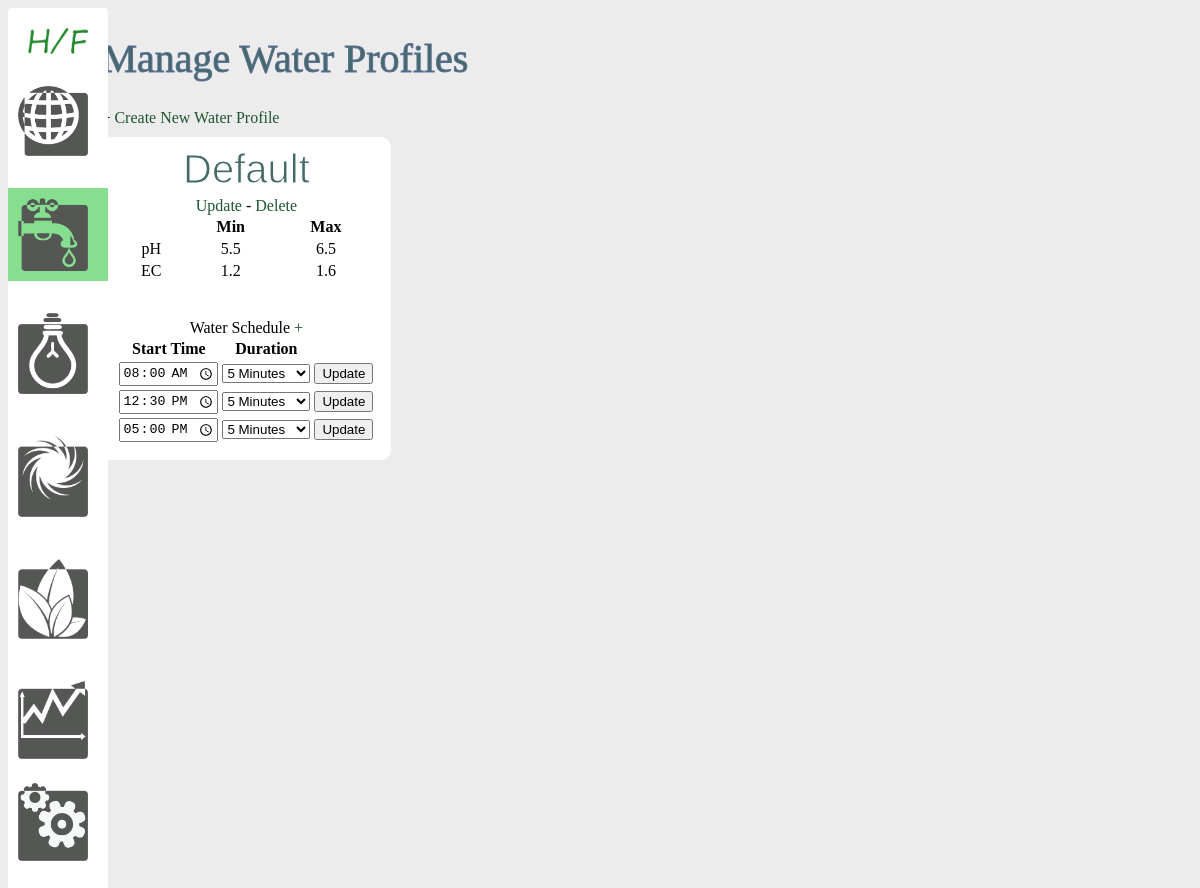
Screenshot of /water with the database file from the repository.
### models.py (models this page shows, shortened)
class Water(db.Model):
    id = db.Column(db.Integer, primary_key=True)
    name = db.Column(db.String(50), nullable=False)
    min_ph = db.Column(db.Float, default=5.5)
    max_ph = db.Column(db.Float, default=6.5)
    min_ec = db.Column(db.Float, default=1.2)
    max_ec = db.Column(db.Float, default=1.6)
    cycles = db.relationship('Cycle', backref='cycle')
    enviros = db.relationship('Enviro', backref='water', lazy=True)

class Cycle(db.Model):
    id = db.Column(db.Integer, primary_key=True)
    water_id = db.Column(db.Integer, db.ForeignKey('water.id'))
    start_time = db.Column(db.String(10))
    duration = db.Column(db.Integer, default=0)
    recurring = db.Column(db.Integer, nullable=True)
    waters = db.relationship('Water', backref='cycle', lazy=True)

### views.py (the view)
@app.route('/water')
def list_water_profile():
    waters = Water.query.all()
    return render_template('water/index_water.html', waters=waters)

### templates/water/index_water.html (shortened to what this page needs)
{% extends 'layout.html' %}
{% block body %}
    <h1>Manage Water Profiles</h1>
    + <a href="/add_water">Create New Water Profile</a>
    <br />
    <div class="container">
        {% for water in waters %}
            <div class="water">
                <h2>{{ water.name }}</h2>
                <a href="/update_water/{{water.id}}">Update</a>
                -
                <a href="/delete_water/{{water.id}}">Delete</a>
                <table width = "100%">
                    <tr>
                        <th></th>
                        <th>Min</th>
                        <th>Max</th>
                    </tr>
                    <tr>
                        <td>pH</td>
                        <td>{{ water.min_ph }}</td>
                        <td>{{ water.max_ph }}</td>
                    </tr>
                    <tr>
                        <td>EC</td>
                        <td>{{ water.min_ec }}</td>
                        <td>{{ water.max_ec }}</td>
                    </tr>
                </table>
                <br /><br />
                Water Schedule <a href="/add_cycle/{{water.id}}">+</a>
                <table class="cycles">
                    <tr>
                        <th>Start Time</th>
                        <th>Duration</th>
                        <th></th>
                    </tr>
                    {% for cycle in water.cycles %}
                        <form action="/update_cycle/{{cycle.id}}" method="POST">
                            <tr>
                                <td>
                                    <input type="time" name="start_time" id="start_time" value="{{cycle.start_time}}">
                                </td>
                                <td>
                                    <select name="duration" id="duration">
                                        {% for i in range(1,61) %}
                                            <option {% if i == cycle.duration %} selected {% endif %} value="{{i}}">
                                                {{i}} Minutes
                                            </option>
                                        {% endfor %}
                                    </select>
                                </td>
                                <td>
                                    <input type="submit" value="Update">
                                </td>
                            </tr>
                        </form>
                    {% endfor %}
                </table>
            </div>
        {% endfor %}
    </div>
{% endblock %}

### static/css/main.css (style rules this page uses)
body { background: rgb(236,236,236); }
a { text-decoration: none; color: #1E5631; }
h1 { font-weight: normal; font-size: 2.5em; color: #436a67; -webkit-text-stroke-width: 1px; -webkit-text-stroke-color: rgb(92, 112, 149); }
.container { display:grid; grid-template-columns: 1fr 1fr 1fr 1fr; gap: 1em; }
.water, .plant, .light, .air, .pin { background-color: #fff; text-align: center; border-radius: 10px; height: max-content; margin-top:10px; padding: 5px 15px 15px 15px; }
h2 { text-align: center; margin:5px; font-weight:normal; font-size: 2.5em; font-family:arial; color: #436a67; -webkit-text-stroke-width: 1px; -webkit-text-stroke-color: #fff; }
.cycles { width:100%; }

### rows the page displays
Water: name "Default", min_ph "5.5", max_ph "6.5", min_ec "1.2", max_ec "1.6"
Cycle: duration "5 Minutes"
Cycle: duration "5 Minutes"
Cycle: duration "5 Minutes"
